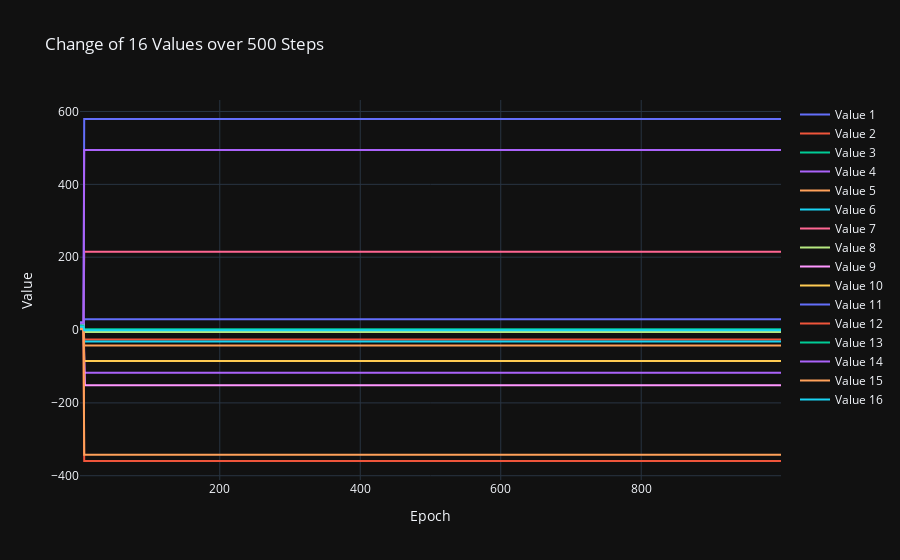

Notebook code for this chart:
### Markdown cell above
## Mean value

### Code cell
## plotting
import numpy as np
import plotly.graph_objects as go

data = experiment_data_loader.experiment_data['000013']['repetition_data'][1]


means = []
for mean_idx in range(16):
    means.append(data[f"mean{mean_idx}"])

    
data = np.stack(means, axis=1)
print(data.shape)
#data = np.expand_dims(data, axis=1)

# Preparing data for plotting
epochs = np.arange(1, data.shape[0])
traces = []
for i in range(data.shape[1]):
    traces.append(go.Scatter(x=epochs, y=data[:, i], mode='lines', name=f'Value {i+1}'))

# Plotting with Plotly
layout = go.Layout(title='Change of 16 Values over 500 Steps',
                   xaxis=dict(title='Epoch'),
                   yaxis=dict(title='Value'),
                   template='plotly_dark')

fig = go.Figure(data=traces, layout=layout)
fig.show()

### Figure 1 — Plotly figure (JSON) as saved in the notebook; plotly's stock layout.template omitted (floating-point values rounded to 4 significant figures; data arrays with more than 128 entries replaced by an {"elided": "..."} marker saying what was removed)
{"data": [{"mode": "lines", "name": "Value 1", "type": "scatter", "x": {"elided": "999 int values"}, "y": {"elided": "1000 float values"}}, {"mode": "lines", "name": "Value 2", "type": "scatter", "x": {"elided": "999 int values"}, "y": {"elided": "1000 float values"}}, {"mode": "lines", "name": "Value 3", "type": "scatter", "x": {"elided": "999 int values"}, "y": {"elided": "1000 float values"}}, {"mode": "lines", "name": "Value 4", "type": "scatter", "x": {"elided": "999 int values"}, "y": {"elided": "1000 float values"}}, {"mode": "lines", "name": "Value 5", "type": "scatter", "x": {"elided": "999 int values"}, "y": {"elided": "1000 float values"}}, {"mode": "lines", "name": "Value 6", "type": "scatter", "x": {"elided": "999 int values"}, "y": {"elided": "1000 float values"}}, {"mode": "lines", "name": "Value 7", "type": "scatter", "x": {"elided": "999 int values"}, "y": {"elided": "1000 float values"}}, {"mode": "lines", "name": "Value 8", "type": "scatter", "x": {"elided": "999 int values"}, "y": {"elided": "1000 float values"}}, {"mode": "lines", "name": "Value 9", "type": "scatter", "x": {"elided": "999 int values"}, "y": {"elided": "1000 float values"}}, {"mode": "lines", "name": "Value 10", "type": "scatter", "x": {"elided": "999 int values"}, "y": {"elided": "1000 float values"}}, {"mode": "lines", "name": "Value 11", "type": "scatter", "x": {"elided": "999 int values"}, "y": {"elided": "1000 float values"}}, {"mode": "lines", "name": "Value 12", "type": "scatter", "x": {"elided": "999 int values"}, "y": {"elided": "1000 float values"}}, {"mode": "lines", "name": "Value 13", "type": "scatter", "x": {"elided": "999 int values"}, "y": {"elided": "1000 float values"}}, {"mode": "lines", "name": "Value 14", "type": "scatter", "x": {"elided": "999 int values"}, "y": {"elided": "1000 float values"}}, {"mode": "lines", "name": "Value 15", "type": "scatter", "x": {"elided": "999 int values"}, "y": {"elided": "1000 float values"}}, {"mode": "lines", "name": "Value 16", "type": "scatter", "x": {"elided": "999 int values"}, "y": {"elided": "1000 float values"}}], "layout": {"title": {"text": "Change of 16 Values over 500 Steps"}, "xaxis": {"title": {"text": "Epoch"}}, "yaxis": {"title": {"text": "Value"}}}}
